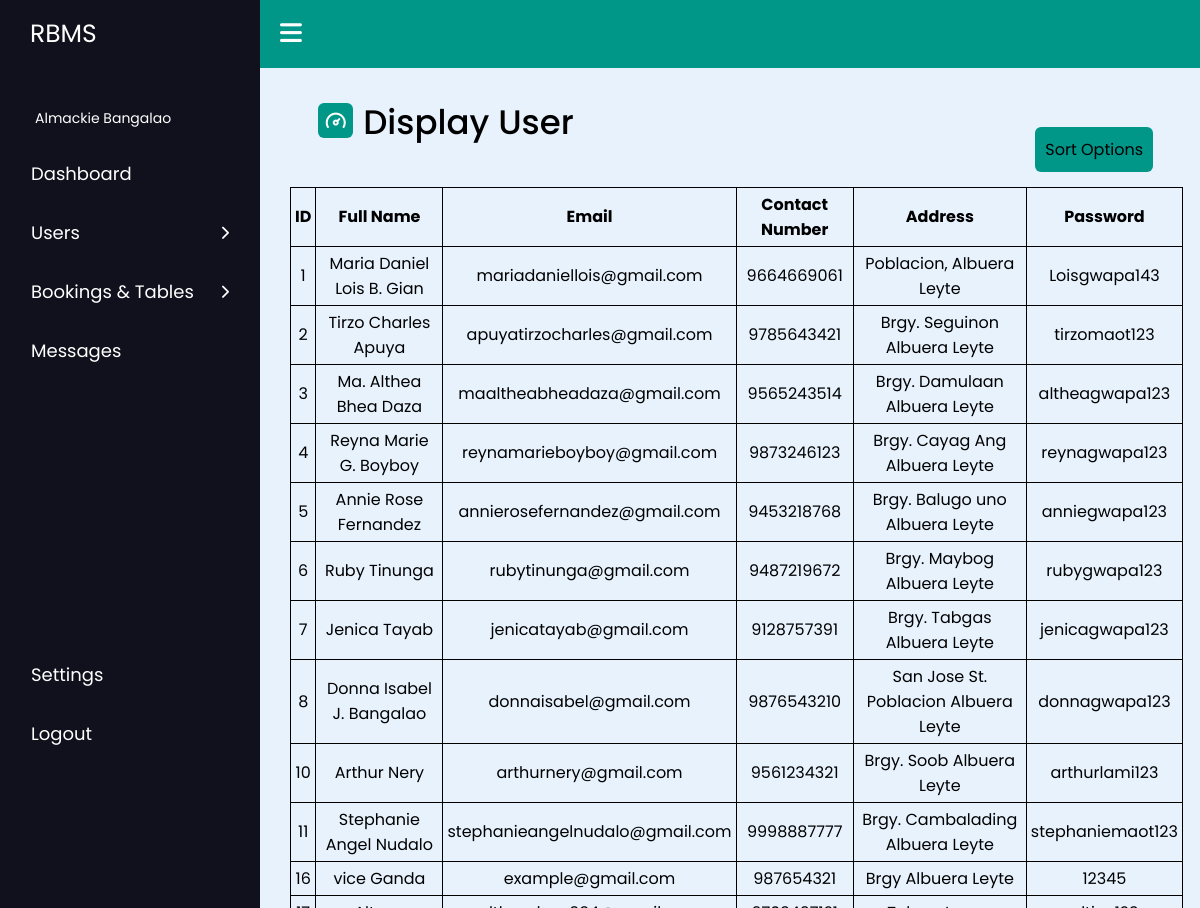
Before: /Php_Codes/AdminPage_viewuser.php with the older database file.
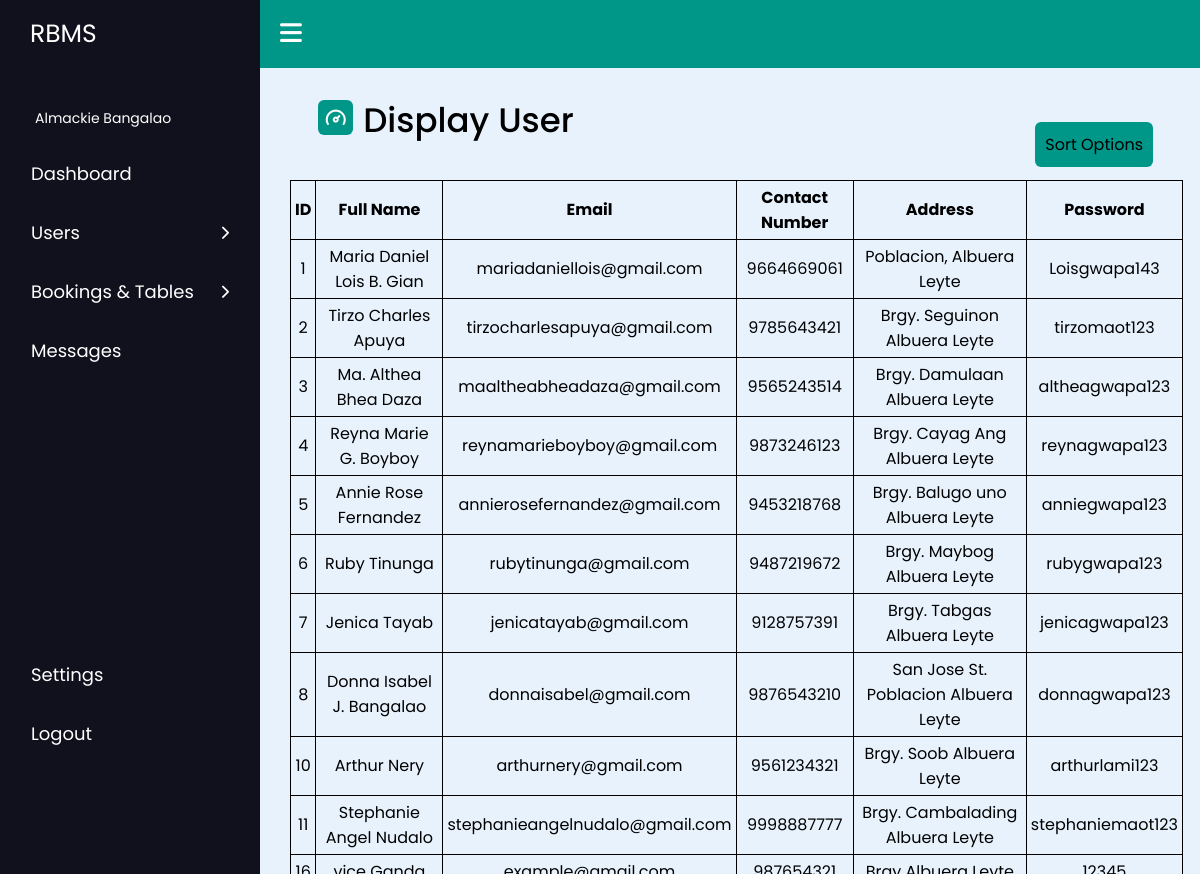
After: the same page with the newer database file.
### tables this page shows
CREATE TABLE `users` (
  `id` int(100) NOT NULL,
  `fullname` varchar(200) NOT NULL,
  `email` varchar(200) NOT NULL,
  `contact_number` varchar(50) NOT NULL,
  `full_address` varchar(200) NOT NULL,
  `valid_password` varchar(100) NOT NULL
);

### Php_Codes/AdminPage_viewuser.php (the view, shortened to what this page needs)
<!DOCTYPE html>
<html lang="en">
  <head>
    <link rel="stylesheet" href="https://cdnjs.cloudflare.com/ajax/libs/font-awesome/6.2.1/css/all.min.css" />
    <link rel="stylesheet" href="https://unicons.iconscout.com/release/v4.0.0/css/line.css">
    <link rel="stylesheet" type="text/css" href="../Css_Codes/AdminPage_viewuserstyle.css">
  </head>
  <body>
    <nav class="sidebar">
      <a href="#" class="logo">RBMS</a>
      <div class="menu-content">
        <ul class="menu-items">
          <div class="menu-title">Almackie Bangalao
          </div>
          <li class="item">
            <a href="../Php_Codes/AdminPage_Dashboard.php">Dashboard</a>
          </li>
          <li class="item">
            <div class="submenu-item">
              <span>Users</span>
              <i class="fa-solid fa-chevron-right"></i>
            </div>
          </li>
          <li class="item">
            <div class="submenu-item">
              <span>Bookings & Tables
              </span>
              <i class="fa-solid fa-chevron-right"></i>
            </div>
          </li>
          <li class="item">
            <a href="../Php_Codes/AdminPage_messages.php">Messages</a>
          </li>
          <li class="item bottom1">
                    <a href="#">Settings</a>
                </li>
                <li class="item bottom2">
                    <a href="../Html_Codes/HomePage.html">Logout</a>
                </li>
        </ul>
      </div>
    </nav>
    <nav class="navbar">
      <i class="fa-solid fa-bars" id="sidebar-close"></i>
    </nav>
    <main class="main">
    <div class="title">
            <i class="uil uil-tachometer-fast-alt"></i>
            <span class="text" id="text1">Display User</span>
        </div>
        <div class="dropdown">
            <span>Sort Options</span>
        </div>
        <table id="userTable" border="1" style="text-align:center; border-color:#000;">
        <tr>
            <th>ID</th>
            <th>Full Name</th>
            <th>Email</th>
            <th>Contact Number</th>
            <th>Address</th>
            <th>Password</th>
        </tr>
        <?php
        $conn = mysqli_connect("localhost","root","","user_info");
        $sql = "SELECT id, fullname, email, contact_number, full_address, valid_password from users";
        $result = $conn->query($sql);
        if($result->num_rows>0) {
            while($row = $result->fetch_assoc()) {
                  echo "<tr><td>".$row["id"].
                  "</td><td>".$row["fullname"].
                  "</td><td>".$row["email"].
                  "</td><td>".$row["contact_number"].
                  "</td><td>".$row["full_address"].
                  "</td><td>".$row["valid_password"]."</td></tr>";
            }
            echo"</table>";
        }
        else{
            echo"0 result";
        }
        ?>
    </main>
  </body>
</html>

Changed rows visible on the page:
no longer on this page (row unchanged): users: id "16", fullname "vice Ganda", email "example@gmail.com", contact_number "987654321", full_address "Brgy Albuera Leyte", valid_password "12345"
changed users "Tirzo Charles Apuya": email "apuyatirzocharles@gmail.com" → "tirzocharlesapuya@gmail.com"
